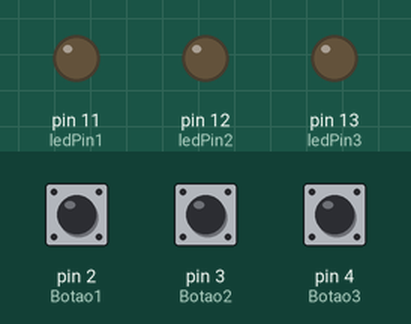
A sketch run on a simulated Arduino Uno, built with avr-gcc and run on an emulated ATmega328P. Parts: output pins drawn as LEDs (lit = HIGH). Dashed ring = blinking. Inputs (shaded band) come from the test bench; at power-on: pin 2 (Botao1) LOW, pin 3 (Botao2) LOW, pin 4 (Botao3) LOW.

Above: at 1.2 s.
1.3 s: pin 2 (Botao1) pulled HIGH for 1 s
At 2.3 s:
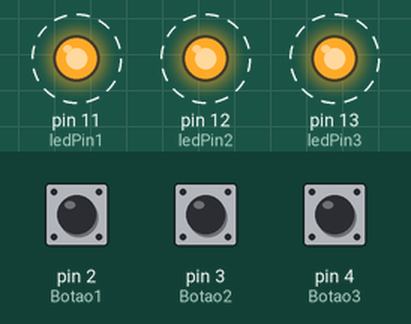
5.3 s: pin 2 (Botao1) pulled HIGH for 3.2 s
At 6.3 s:
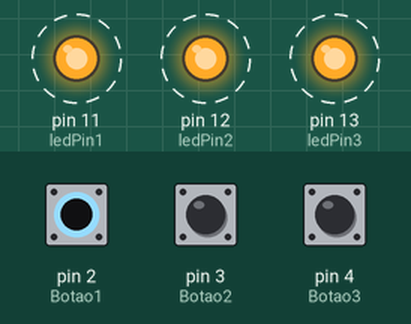
10.0 s: pin 3 (Botao2) pulled HIGH for 1 s
At 11.0 s:
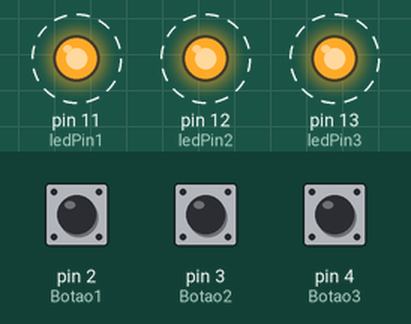
Timing chart, 0 to 14.6 s (numbered marks = the images above; inputs shaded):
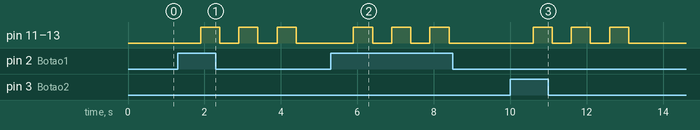

The sketch:

atividade1S_SE_.ino
```cpp
const int ledPin1 = 11;
const int ledPin2 = 12;
const int ledPin3 = 13;
const int Botao1 = 2;
const int Botao2 = 3;
const int Botao3 = 4;
int EstadoBotao1 = 0;
int EstadoBotao2 = 0;
int EstadoBotao3 = 0;

int i;
unsigned long tempo;

int senha[3] = {1,2,3};
int tentativa[3];
bool chute;

void setup(){
  pinMode(Botao1, INPUT);
  pinMode(Botao2, INPUT);
  pinMode(Botao3, INPUT);

  pinMode(ledPin1, OUTPUT);
  pinMode(ledPin2, OUTPUT);
  pinMode(ledPin3, OUTPUT);
}

void loop(){

  i=0;
  do{
    EstadoBotao1 = digitalRead(Botao1);
    EstadoBotao2 = digitalRead(Botao2);
    EstadoBotao3 = digitalRead(Botao3);

    if(EstadoBotao1 == HIGH){
      tentativa[i] = 1;
      i++;
      delay(200);
    }
    if(EstadoBotao2 == HIGH){
      tentativa[i] = 2;
      i++;
      delay(200);
    }
    if(EstadoBotao3 == HIGH){
      tentativa[i] = 3;
      i++;
      delay(200);
    }
  }while(i<3);

  chute = true;
  for(int j=0;j<3;j++){
    if(tentativa[j] != senha[j]){
      chute = false;
    }
  }

  if(chute == true){
    digitalWrite(ledPin1, HIGH);
    digitalWrite(ledPin2, HIGH);
    digitalWrite(ledPin3, HIGH);
    delay(3000);
    digitalWrite(ledPin1, LOW);
    digitalWrite(ledPin2, LOW);
    digitalWrite(ledPin3, LOW);
  }else{
    tempo = millis();
    while(millis() - tempo < 3000){
      digitalWrite(ledPin1, HIGH);
      digitalWrite(ledPin2, HIGH);
      digitalWrite(ledPin3, HIGH);
      delay(500);
      digitalWrite(ledPin1, LOW);
      digitalWrite(ledPin2, LOW);
      digitalWrite(ledPin3, LOW);
      delay(500);
    }
  }
}
```

Measured:
- after the input at 1.3 s, pin 11 (ledPin1), pin 12 (ledPin2), pin 13 (ledPin3): alternates HIGH for 0.50 s and LOW for 0.50 s, starting after 0.60 s
- after the input at 5.3 s, pin 11 (ledPin1), pin 12 (ledPin2), pin 13 (ledPin3): alternates HIGH for 0.50 s and LOW for 0.50 s, 6 changes in all, then stays LOW, starting after 0.60 s
- after the input at 10.0 s, pin 11 (ledPin1), pin 12 (ledPin2), pin 13 (ledPin3): alternates HIGH for 0.50 s and LOW for 0.50 s, 6 changes in all, then stays LOW, starting after 0.60 s
